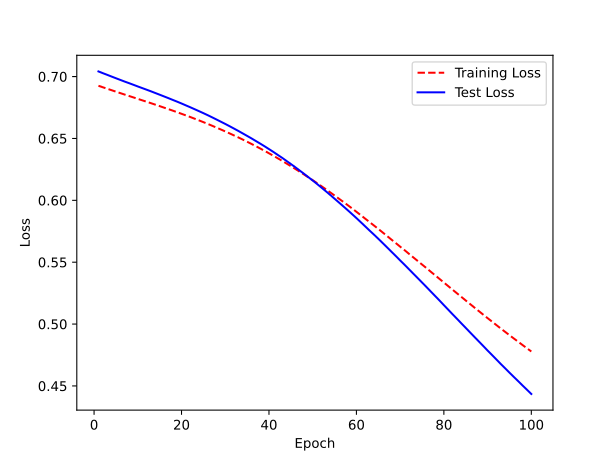

This figure's Python source:
"""
Reduce overfitting by regularizing the weights of your network.
->
Penalize the parameters of the network, also called *weight regularization*.

Notice:
python-dev for using Python API for C should be installed;
if not, install it on Ubuntu
$ sudo apt-get install python3.x-dev
where 3.x is your Python version in your virtual environment.
"""
import matplotlib.pyplot as plt
import torch
import torch.nn as nn
from torch.utils.data import DataLoader, TensorDataset
from torch.optim import Adam
from sklearn.datasets import make_classification
from sklearn.model_selection import train_test_split

NUM_EPOCHS = 100

# Create data with 10 features and 1000 observations
features, target = make_classification(
    n_classes=2,
    n_features=10,
    n_samples=1000,
    random_state=1,
)
# # Because we are using simulated data using Scikit-Learn make_classification,
# # we don't have to standardize the features.
# # But in for real data, we must do standardization.

# Split training and test sets
features_train, features_test, target_train, target_test = train_test_split(
    features, target,
    test_size=0.1,
    random_state=1,
)
features_train.shape
# (900, 10)
features_test.shape
# (100, 10)

# Set random seed for PyTorch
torch.manual_seed(0)

# Convert data to PyTorch tensors
x_train = torch.from_numpy(features_train).float()
y_train = torch.from_numpy(target_train).float().view(-1, 1)
x_test = torch.from_numpy(features_test).float()
y_test = torch.from_numpy(target_test).float().view(-1, 1)


# Define a neural network using "Sequential"
class SequentialNN(nn.Module):
    """
    Feedforward two-layer neural network for binary classification using nn.Sequential.
    Each layer is "dense" (also called "fully connected")
    = All the units in the previous layer and in the next layer are connected.
    """
    def __init__(self):
        """ Initiates a network architecture. """
        super().__init__()
        self.sequential = torch.nn.Sequential(
            torch.nn.Linear(10, 16),
            torch.nn.ReLU(),
            torch.nn.Linear(16, 16),
            torch.nn.ReLU(),
            torch.nn.Linear(16, 1),
            torch.nn.Sigmoid()
        )

    def forward(self, x):
        x = self.sequential(x)
        return x


# Create neural network
network = SequentialNN()

# Define loss function, optimizer
criterion = nn.BCELoss()
optimizer = Adam(
    network.parameters(),
    lr=1e-4,
    # weight_decay determines how much to penalize higher parameter values
    weight_decay=1e-5,
    # Values greater than 0 indicate L2 regularization in PyTorch
)

# Wrap data in TensorDataset
train_data = TensorDataset(x_train, y_train)
# Create data loader
train_loader = DataLoader(
    train_data,
    # batch_size = number of observations to propagate
    # through the network before updating the parameters
    batch_size=100,
    shuffle=True,  # schlurfen, mischen
)

# Compile the model using torch 2.0's optimizer
network = torch.compile(network)

# Train neural network
train_losses = []
test_losses = []
for epoch_idx in range(NUM_EPOCHS):  # how many epochs to use when training the data
    for batch_idx, (data, target) in enumerate(train_loader):
        optimizer.zero_grad()
        output = network(data)  # using the forward method
        loss = criterion(output, target)
        loss.backward()  # to update the gradients
        optimizer.step()
    print("Epoch:", epoch_idx + 1, ";", "\tLoss:", loss.item())
    # Epoch: 1 ; 	Loss: 0.7038822770118713
    # Epoch: 2 ; 	Loss: 0.6934329867362976
    # Epoch: 3 ; 	Loss: 0.6797105669975281
    # ...
    # Epoch: 98 ; 	Loss: 0.5167173147201538
    # Epoch: 99 ; 	Loss: 0.5005437731742859
    # Epoch: 100 ; 	Loss: 0.5039573907852173

    with torch.no_grad():
        train_output = network(x_train)
        train_loss = criterion(train_output, y_train)
        train_losses.append(train_loss.item())
        test_output = network(x_test)
        test_loss = criterion(test_output, y_test)
        test_losses.append(test_loss.item())

# Evaluate neural network
with torch.no_grad():  # with no computing gradients for any tensor operation conducted in the inner block
    output = network(x_test)
    test_loss = criterion(output, y_test)
    test_accuracy = (output.round() == y_test).float().mean()
    print("Test Loss:", test_loss.item(), ";",
          "\tTest Accuracy:", test_accuracy.item())
    # Test Loss: 0.44349029660224915 ; 	Test Accuracy: 0.8799999952316284


# Visualize loss history
epochs = range(1, NUM_EPOCHS+1)
plt.plot(epochs, train_losses, "r--")
plt.plot(epochs, test_losses, "b-")
plt.legend(["Training Loss", "Test Loss"])
plt.xlabel("Epoch")
plt.ylabel("Loss")
# plt.show()
plt.savefig('example-21-09--torch--reducing-overfitting-with-weight-regularization--Adam.svg')
plt.close()
